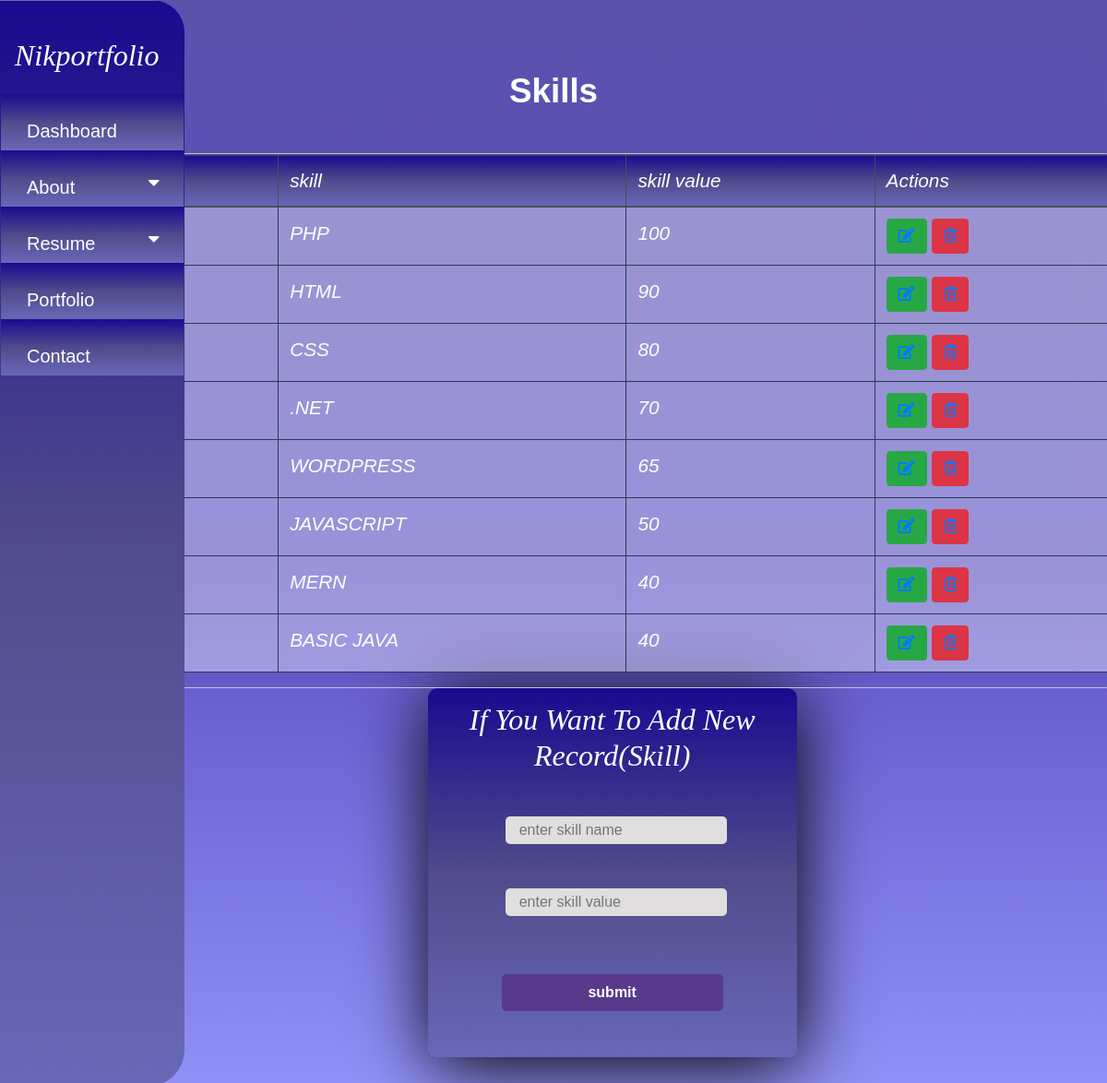
/admin/skills.php, run on the app's committed database.
### tables this page shows
CREATE TABLE `skills` (
  `skname` varchar(15) NOT NULL,
  `skval` int(5) NOT NULL
);

### admin/skills.php (the view, shortened to what this page needs)
<?php
include("config.php");
?>
<!DOCTYPE html>
<html>
<head>
  <link rel="stylesheet" href="https://stackpath.bootstrapcdn.com/bootstrap/4.5.2/css/bootstrap.min.css">
  <link rel="stylesheet" href="https://cdnjs.cloudflare.com/ajax/libs/font-awesome/5.15.4/css/all.min.css">
  <h1 style="text-align: center;">Skills</h1>
</head>
<body>
  <div class="container">
    <div class="row">
      <div class="col-12">
        <div class="table-container">
          <table class="table table-bordered">
            <thead class="thead-dark">
              <tr>
                <th scope="col">SR.N.</th>
                <th scope="col">skill</th>
                <th scope="col">skill value</th>
                <th scope="col">Actions</th>
              </tr>
            </thead>
            <tbody>
              <?php
                $str = "SELECT * FROM skills";
                $res = mysqli_query($conn, $str);
                $counter = 1;
                while ($r = mysqli_fetch_array($res)) {
                  $skname = $r['skname'];
                  $skval = $r['skval'];
?>
                  <tr>
                  <th scope='row'> <?php echo $counter ?> </th>
                  <td> <?php echo $skname ?> </td>
                  <td> <?php echo $skval ?> </td>
                  <td>
                  <button type='button' class='btn btn-success'><a href="?id=<?php echo $skname ?>" ><i class='fas fa-edit'></i> </a></button>
                  <button type='button' class='btn btn-danger'><a href="?idd=<?php echo $skname ?>"><i class='far fa-trash-alt'></i></a></button>
                  </td>
                  </tr>
<?php
                  $counter++;
                }
              ?>
               </tbody>
          </table>
        </div>
      </div>
    </div>
  </div>
  <div class="form-container">
<h2>If You Want To Add New Record(Skill)</h2>
<form action="" method="post" onsubmit="return confirm ('save data??');">  <br>
<input type="text" name="skname" placeholder="enter skill name" required>  <br>
<br><input type="text" name="skval" placeholder="enter skill value" required>  <br>
<br>
<input type="submit" name="submit" value="submit"> <br>
</form>
</div>
</body>
</html>

### admin/skills.php (style rules this page uses)
body { margin: 30px; padding: 2px; display: center; justify-content: center; align-items: center; min-height: 100vh; font-family: 'Jost', sans-serif; background: linear-gradient(to bottom, #5b52ad, #584dc1, #9191f7); }
.form-container { width: 400px; height: 400px; background: red; overflow: hidden; background: linear-gradient(to bottom, #180b8f, #504b8b, #6868b7); border-radius: 10px; box-shadow: 2px 10px 80px #000; margin-left:38%; }
.form-container h2 { text-align:center; }
h1 { color: #fff; font-size: 2.3em; justify-content: center; display: flex; margin: 45px; font-weight: bold; cursor: pointer; transition: .5s ease-in-out; }
input[type='date'],input[type='text'] { width: 60%; height: 15px; background: #e0dede; justify-content: center; display: flex; padding: 15px; border: none; outline: none; border-radius: 5px; margin-left:21%; }
input[type='submit'] { width: 60%; height: 40px; margin: 10px auto; justify-content: center; display: flex; color: #fff; background: #573b8a; font-size: 1em; font-weight: bold; margin-top: 15px; outline: none; border: none; border-radius: 5px; transition: .2s ease-in; cursor: pointer; }
.table { width: 100%; height:90%; background: rgba(255, 255, 255, 0.39); border-radius: 16px; box-shadow: 0 4px 30px rgba(0, 0, 0, 0.1); backdrop-filter: blur(16.8px); -webkit-backdrop-filter: blur(16.8px); }
th, td { padding: 10px; color:white; font-size: 1.3em; margin: 3px; font-weight: 200; cursor: pointer; transition: .5s ease-in-out; font-family: 'Jost', sans-serif; font-style: italic; }
.table-bordered td { border: 1px solid #243c54; }
.table-bordered th { border: 1px solid #243c54; }
.table .thead-dark th { background: linear-gradient(to bottom, #180b8f, #504b8b, #6868b7); }
.table-container { margin-left:65px; margin-right:-120px; overflow-y: auto; border:1px solid #cfcccced; border-radius:20px; height:100%; width:100%; }

### data on the page
skills: skname "PHP", skval "100"
skills: skname "HTML", skval "90"
skills: skname "CSS", skval "80"
skills: skname ".NET", skval "70"
skills: skname "WORDPRESS", skval "65"
skills: skname "JAVASCRIPT", skval "50"
skills: skname "MERN", skval "40"
skills: skname "BASIC JAVA", skval "40"
